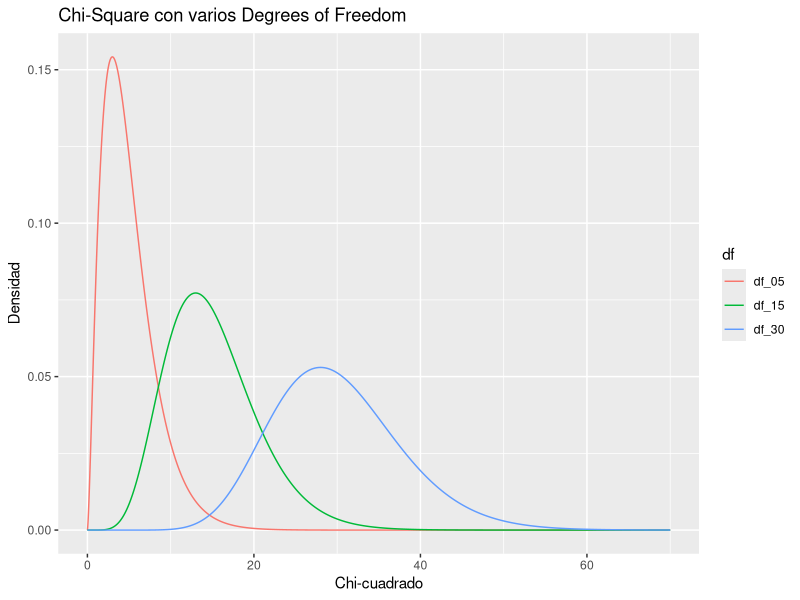

Write R code to recreate this figure.
## ---- chunk 1
# BNC> count FICTION by word %c > "| wc -l";
# 131476
# BNC> count NEWS by word %c  > "| wc -l";
# 152648
## ---- chunk 2
# BNC> [ word = ".+icles?" %c ] ;
# BNC> size Last ;
# 20854
# BNC> group Last match word > "icle-hits.txt";
## ---- chunk 3
# BNC> define $stopword < "not-instances-of-mini.txt" ;
# BNC> MINI1 = [ word="mini(-)?.+" %c & word != RE($stopword) %c] ;
# BNC> size MINI1
# 1840
# BNC> count MINI1 by word %c > "| wc -l";
# 510
## ---- chunk 4
# BNC> randomize 37;
# BNC> ICLE = [ word = ".+icles?" %c ] ;
# BNC> reduce ICLE to 1840 ;
# BNC> group ICLE match word > "icle1840.txt";
## ---- chunk 5
# DICKENS> PhrasalV = @[ pos="V.*" & lemma != "be" ] [ word="out" ] [ word != "that"];
# DICKENS> group PhrasalV target lemma cut 100 ;
## ---- chunk 6
# BROWN> NONPUNCT = [ pos != "(\.|\(|\)|\*|--|\,|:|``|''|')(-(HL|TL|NC)){0,2}" ] ;
# BROWN> count NONPUNCT by word %c ;
## ---- chunk 7
# BROWN> count NONPUNCT by word %c > "| egrep '^1[[:blank:]]' | wc -l" ;
# 22012
# BROWN> count NONPUNCT by word %c > "|  wc -l" ;
# 49804
## ---- chunk 8
# BROWN> count NONPUNCT by word %c > "| awk '{print $1,$2}' > brown-nonpunct.cnt" ;
## ---- chunk 9
# laptop% scp ugaMyID@corpus.uga.edu:brown-nonpunct.cnt .
## ---- chunk 10
# library(ggplot2)
# brown <- read.table("brown-nonpunct.cnt",header=F,colClasses=c("integer","character"),sep=" "))
# names(brown) <- c("attestations","word")
# quickplot(1:100,brown$attestations[1:100],main="Brown corpus",xlab="rank",ylab="attestations",log="xy",geom=c("point","smooth"),method="lm",se=F)
## ---- chunk 11
#> Sys.setenv("CORPUS_REGISTRY" = "/Volumes/cwb_registry/mac_registry") # or "R:/windows_registry" if you are running Windows
#> Sys.getenv("CORPUS_REGISTRY") # check that it was successfully set
## ---- chunk 12
#> library(polmineR)
## ---- chunk 13
#> corpus()
## ---- chunk 14
#> kwic("DICKENS","door-nail")
#> kwic("DICKENS",query="door-nail")
## ---- chunk 15
#> count("DICKENS",query="nail")
#> count("DICKENS",query="nails")
#> count("DICKENS",query='"nails?"',cqp=TRUE)
#> count("DICKENS",query=' [word="nails?"] ',cqp=T)
## ---- chunk 16
#> ail<-count("DICKENS",query=c("nail","nails"))
## ---- chunk 17
#> i  <- nail$query=="nails"
#> i
## ---- chunk 18
#> nail[i]
## ---- chunk 19
#> rsc  <-  corpus("RSC")
#> show_info(rsc)
#> s_attributes(rsc)
## ---- chunk 20
#> divers  <- dispersion("RSC",query='divers',s_attribute="text_year")
#> head(divers)
## ---- chunk 21
#> barplot(height = divers$count, names.arg = divers$text_year, las = 2)
## ---- chunk 22
# everything is NA
#> w_count <- rep(NA,times=size("WUTHERING"))
 # until Healthcliff is mentioned
#> where_he_is_mentioned  <- cpos("WUTHERING","Heathcliff")[,1]
 # set all of those corpus positions to the value 1
#> w_count[where_he_is_mentioned] <- 1
 #Your plot may also appear a lot taller (or thicker) than the one seen here.
#> plot(w_count,main="Gráfica de dispersión de `Healthcliff` en Wuthering Heights",xlab="Duración de la Novela",ylab="Healthcliff",type="h",ylim=c(0,1),yaxt='n')
## ---- chunk 23
# everything is NA
#> w_count2 <- rep(NA,times=size("WUTHERING"))
 # until Edgar is mentioned
#> where_edgar_is_mentioned  <- cpos("WUTHERING","Edgar")[,1]
 # set all of those corpus positions to the value 1
#> w_count2[where_edgar_is_mentioned] <- 1
 #Your plot may also appear a lot taller (or thicker) than the one seen here.
#> plot(w_count2,main="Gráfica de dispersión de `Edgar` en Wuthering Heights",xlab="Duración de la Novela",ylab="Edgar",type="h",ylim=c(0,1),yaxt='n')
## ---- chunk 24
#> count("BNC",query="breakfast")
## ---- chunk 25
#> bkf_by_text  <- dispersion("BNC","breakfast",s_attribute="text_id")
#> head(bkf_by_text)
## ---- chunk 26
#> texts_where_bkfast_is_mentioned  <- bkf_by_text[bkf_by_text$count > 0]
#> total_number_texts  <-  length(unique(bkf_by_text$text_id))
#> number_bkfast_texts  <- length(unique(texts_where_bkfast_is_mentioned$text_id))
#> (number_bkfast_texts/total_number_texts)*100
#[1] 25.58656
## ---- chunk 27
# lovely <- dispersion("BNC", query = "lovely", s_attribute = "text_author_sex")
# ace <- dispersion("BNC", query = "ace", s_attribute = "text_author_sex")
## ---- chunk 28
#> four_counts  <- c(lovely[text_author_sex=="male"]$count,ace[text_author_sex=="male"]$count,lovely[text_author_sex=="female"]$count,ace[text_author_sex=="female"]$count)
#> T <- matrix(four_counts,ncol=2)
  # add names for the table's columns and rows
#> rownames(T) <- c("lovely", "ace")
#> colnames(T) <- c("male", "female")
#> T
#       male female
#lovely  751   1337
#ace      48     19
## ---- chunk 29
#> marginSums(T,1)
#lovely    ace 
#  2088     67 
#> marginSums(T,2)
#  male female 
#   799   1356
## ---- chunk 30
#> prop.table(T)
#             male      female
#lovely 0.34849188 0.620417633
#ace    0.02227378 0.008816705
## ---- chunk 31
# must <- dispersion("BNC", query = "must", s_attribute = "text_text_type")
# needto <- dispersion("BNC", query = "'need' 'to'", s_attribute = "text_text_type")
## ---- chunk 32
articlechoice  <- read.csv(file="the_a(n).csv",header=T)
# articlechoice es ahora un data frame con columnas y filas que tienen los títulos indicados en el archivo (CSV)
articlechoice$Article_type  <- as.factor(articlechoice$Article_type)
articlechoice$Context_type  <- as.factor(articlechoice$Context_type)
## ---- chunk 33
def_by_cntx  <-  with(articlechoice,table(Context_type,Article_type))
def_by_cntx
## ---- chunk 34
definiteness  <- marginSums(def_by_cntx,2)
definiteness
definiteness[["a_indefinite"]] / sum(definiteness)
## ---- chunk 35
cntx  <-  marginSums(def_by_cntx,1)
cntx
cntx[["b_determined"]] / sum(cntx)
## ---- chunk 36
library(dplyr)
library(ggplot2)
library(tidyr)
data.frame(chisq = 0:7000 / 100) %>% 
  mutate(df_05 = dchisq(x = chisq, df = 5),
         df_15 = dchisq(x = chisq, df = 15),
         df_30 = dchisq(x = chisq, df = 30)) %>%
  gather(key = "df", value = "density", -chisq) %>%
  ggplot() +
  geom_line(aes(x = chisq, y = density, color = df)) +
  labs(title = "Chi-Square con varios Degrees of Freedom",
       x = "Chi-cuadrado",
       y = "Densidad")
## ---- chunk 37
chisq.test(def_by_cntx,correct=F)
## ---- chunk 38
result  <- chisq.test(def_by_cntx)
E  <- result$expected
O <- result$observed
sum((O - E)^2 / E)
## ---- chunk 39
pchisq(85.249,df=1,lower.tail=F)
## ---- chunk 40
#love_co <- cooccurrences("BNC", query = "love", left = 0, right=5, method="chisquare", verbose=T)
#love_df  <- as.data.frame(love_co)
## ---- chunk 41
#r1  <-  love_df[love_df$word=="love",]$count_partition
#c1  <-  love_df[love_df$word=="affair",]$count_partition
#n <- size("BNC") - 20160
# (r1*c1*5)/n
#[1] 2.767734
## ---- chunk 42
#affair  <- love_df[love_df$word=="affair",]$count_partition

#o11  <-  love_df[love_df$word=="affair",]$count_coi  # count of co-occurrences within window
#o21  <-  affair - o11
#o12  <-  love_co@size_coi - o11
#o22  <-  n - (o11+o21+o12) # grand total minus all the others

#O <- matrix(c(o11,o21,o12,o22),ncol=2)
#colnames(O)  <-  c("affair present", "affair not present")
#rownames(O) <- c("near love", "not near love")
## ---- chunk 43
#r1 <- marginSums(O,1)[[1]]
#r2 <- marginSums(O,1)[[2]]
#c1 <- marginSums(O,2)[[1]]
#c2 <- marginSums(O,2)[[2]]
## ---- chunk 44
#f <- function (numerator1,numerator2,denominator) { exp(log(numerator1)+log(numerator2)-log(denominator)) } # in log space to avoid overflow
#E <- matrix(c(f(r1,c1,n),f(r2,c1,n),f(r1,c2,n),f(r2,c2,n)),ncol=2)
#colnames(E)  <-  c("affair present", "affair not present")
#rownames(E) <- c("near love", "not near love")
## ---- chunk 45
#> E
#              affair present affair not present
#near love           2.767734           100797.2
#not near love    3076.232266        112032324.8
#> sum((O - E)^2 / E)
#[1] 11617.44
## ---- chunk 46
# last time
#love_chisq  <-  cooccurrences("BNC", query = "love", left = 0, right=5, method="chisquare")
#> as.data.table(love_chisq)[word=="affair"]
#     word word_id count_partition count_coi count_ref  exp_coi chisquare rank_chisquare
#1: affair    7668            3079       182      2897 2.767734  11617.44              1
# this time
#love_ll  <-  cooccurrences("BNC", query = "love", left = 0, right=5, method="ll")
#> head(love_ll,10)
#      word word_id count_partition count_coi count_ref     exp_coi     exp_ref       ll rank_ll
 #1:    you      66          574132      2188    571944  516.091192  573615.909 3010.071       1
 #2:     ''     165          752264      2347    749917  676.215268  751587.785 2531.337       2
 #3:   love     876           20160       417     19743   18.121962   20141.878 1827.170       3
 #4:   with      43          639450      1835    637615  574.805990  638875.194 1758.041       4
 #5:    him     920          152878       818    152060  137.423082  152740.577 1564.793       5
 #6:      .      22         4715138      6772   4708366 4238.469880 4710899.530 1348.064       6
 #7:    her      53          287910      1019    286891  258.804273  287651.196 1280.476       7
 #8:     me     395          129238       679    128559  116.172924  129121.827 1277.563       8
 #9: affair    7668            3079       182      2897    2.767734    3076.232 1176.202       9
#10:    God    2104           20382       279     20103   18.321520   20363.678 1002.179      10
## ---- chunk 47
#> b <- cooccurrences("BNC","bachelor")
#> head(b,10)
## ---- chunk 48
#uninteresting  <- c("bachelor","spinster","``","''",punctuation,tm::stopwords("en"))
#bach <- cooccurrences("BNC", query = "bachelor", right = 5, left = 5) %>% subset(!tolower(word) %in% uninteresting)
#spin <- cooccurrences("BNC", query = "spinster", right = 5, left = 5) %>% subset(!tolower(word) %in% uninteresting)
## ---- chunk 49
#> library(ggplot2)
#>ggplot(bach@stat[1:14],aes(x=ll,y=reorder(word,-rank_ll))) + geom_point(color="blue") +
#    labs(title="\"bachelor\" in BNC",x="log-likelihood",y="collocate")
#>ggplot(spin@stat[1:14],aes(x=ll,y=reorder(word,-rank_ll))) + geom_point(color="red") +
#    labs(title="\"spinster\" in BNC",x="log-likelihood",y="collocate")
## ---- chunk 50
#>mypunctuation  <-  c(punctuation,"``","''")
#>trigrams  <-  ngrams("BNC",n=3)
#>nopunct_greater10k  <-  subset(trigrams, count > 10000 & !(word_1 %in% mypunctuation | word_2 %in% mypunctuation | word_3 %in% mypunctuation))

#>bnc_all  <- sort(nopunct_greater10k,by="count",decreasing=T)

## ---- chunk 51
#>academic  <-  partition("BNC", text_derived_type = "academic")
#>spoken  <-  partition("BNC", text_derived_type = "spoken_conversation")

#>oneofthe_acad <- cooccurrences(academic,  query = "'one' 'of' 'the'", cqp = T, right = 1, left = 0) %>% subset(!tolower(word) %in% uninteresting)
#>oneofthe_spok <- cooccurrences(spoken,  query = "'one' 'of' 'the'", cqp = T, right = 1, left = 0) %>% subset(!tolower(word) %in% uninteresting)

## ---- chunk 52
# solo consideramos los primeros 10 colocados
#>common  <-  intersect(oneofthe_acad@stat[1:10,word],oneofthe_spok@stat[1:10,word])
#>distinctive  <-  setdiff(oneofthe_acad@stat[1:10,word],common)
## ---- chunk 53
#>head(oneofthe_spok@stat)
#>head(oneofthe_acad@stat[word %in% distinctive,])
